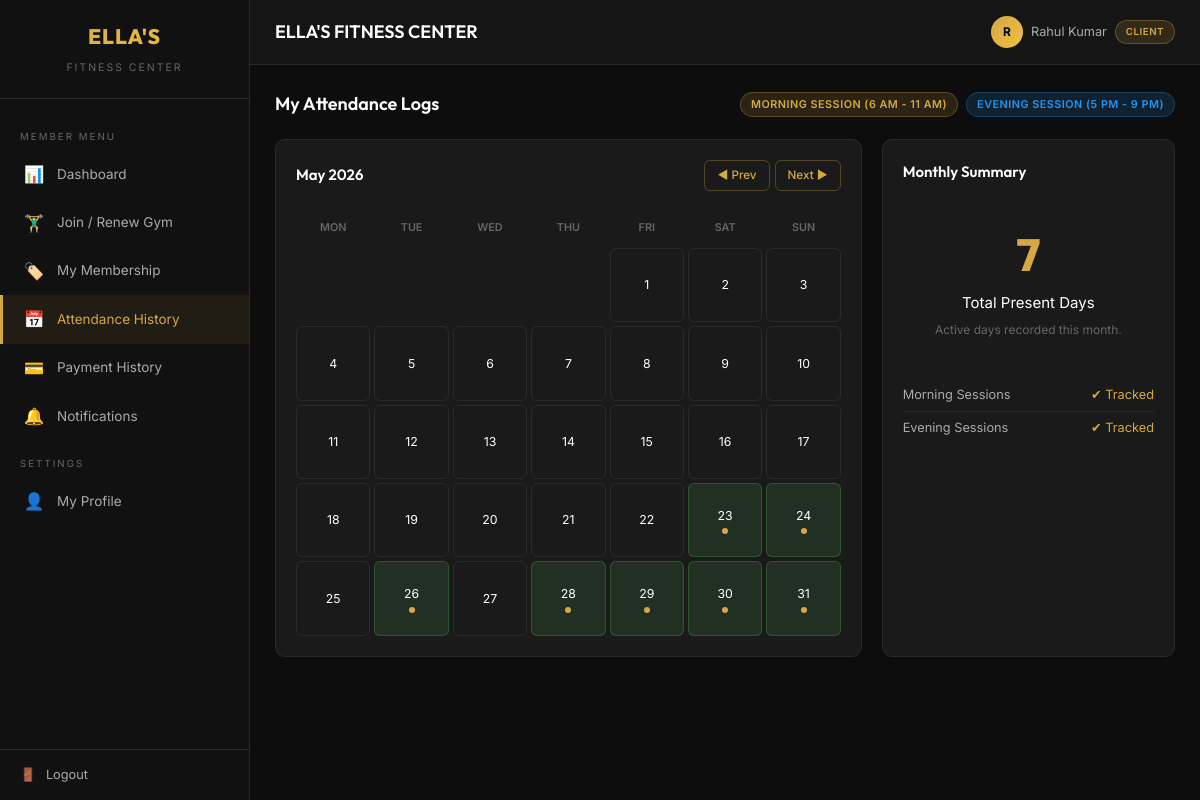
Screenshot of /attendance/my/?month=5&year=2026 (signed in) with the database file from the repository.
### accounts/models.py (models this page shows, shortened)
class User(AbstractUser):
    ROLE_CHOICES = [
        ('CLIENT', 'Client'),
        ('ADMIN', 'Admin'),
    ]
    role = models.CharField(max_length=10, choices=ROLE_CHOICES, default='CLIENT')
    phone = models.CharField(max_length=15, blank=True)
    address = models.TextField(blank=True)
    date_of_birth = models.DateField(null=True, blank=True)
    emergency_contact = models.CharField(max_length=15, blank=True)
    @property
    def is_admin_user(self):
        return self.role == 'ADMIN'
    @property
    def is_client(self):
        return self.role == 'CLIENT'

### attendance/views.py (the view)
# urls.py: path('my/', views.client_attendance, name='client_attendance'),
@client_required
def client_attendance(request):
    today = timezone.now().date()
    month = int(request.GET.get('month', today.month))
    year = int(request.GET.get('year', today.year))
    attendances = Attendance.objects.filter(
        user=request.user,
        date__month=month,
        date__year=year,
    ).order_by('date')
    import calendar
    cal = calendar.monthcalendar(year, month)
    month_name = calendar.month_name[month]
    attendance_map = {}
    for att in attendances:
        attendance_map[att.date.day] = att
    total_present = attendances.filter(
        Q(morning_present=True) | Q(evening_present=True)
    ).count()
    context = {
        'calendar': cal,
        'month': month,
        'year': year,
        'month_name': month_name,
        'attendance_map': attendance_map,
        'total_present': total_present,
        'total_days': len([d for week in cal for d in week if d != 0]),
        'today': today,
    }
    return render(request, 'attendance/client_view.html', context)

### attendance/templatetags/attendance_tags.py (called while the page is built)
@register.simple_tag
def filter_day_attendance(attendance_map, day):
    return attendance_map.get(day)

### templates/attendance/client_view.html (shortened to what this page needs)
{% extends 'dashboard_base.html' %}
{% load static %}
{% load attendance_tags %}
{% block content %}
<div class="section-header">
    <h2>My Attendance Logs</h2>
    <div style="display: flex; gap: 8px; align-items: center;">
        <span class="badge badge-gold" style="font-size: 0.72rem;">Morning Session (6 AM - 11 AM)</span>
        <span class="badge badge-test" style="font-size: 0.72rem;">Evening Session (5 PM - 9 PM)</span>
    </div>
</div>
<div class="grid-2" style="grid-template-columns: 2fr 1fr; gap: 20px;">
    <div class="card">
        <div class="card-header" style="margin-bottom: 20px;">
            <h3 class="card-title">{{ month_name }} {{ year }}</h3>
            <div style="display: flex; gap: 5px;">
                {% if month == 1 %}
                    <a href="?month=12&year={{ year|add:-1 }}" class="btn btn-outline btn-sm">◀ Prev</a>
                {% else %}
                    <a href="?month={{ month|add:-1 }}&year={{ year }}" class="btn btn-outline btn-sm">◀ Prev</a>
                {% endif %}
                {% if month == 12 %}
                    <a href="?month=1&year={{ year|add:1 }}" class="btn btn-outline btn-sm">Next ▶</a>
                {% else %}
                    <a href="?month={{ month|add:1 }}&year={{ year }}" class="btn btn-outline btn-sm">Next ▶</a>
                {% endif %}
            </div>
        </div>
        <div class="calendar-grid">
            <div class="calendar-header">Mon</div>
            <div class="calendar-header">Tue</div>
            <div class="calendar-header">Wed</div>
            <div class="calendar-header">Thu</div>
            <div class="calendar-header">Fri</div>
            <div class="calendar-header">Sat</div>
            <div class="calendar-header">Sun</div>
            {% for week in calendar %}
                {% for day in week %}
                    {% if day == 0 %}
                        <div class="calendar-day empty"></div>
                    {% else %}
                        {% filter_day_attendance attendance_map day as att %}
                        <div class="calendar-day {% if day == today.day and month == today.month and year == today.year %}today{% endif %} {% if att %}present{% endif %}">
                            <span>{{ day }}</span>
                            {% if att %}
                                <div class="sessions">
                                    {% if att.morning_present %}
                                        <div class="dot morning" title="Morning Session"></div>
                                    {% endif %}
                                </div>
                            {% endif %}
                        </div>
                    {% endif %}
                {% endfor %}
            {% endfor %}
        </div>
    </div>
    <div class="card">
        <div class="card-header">
            <h3 class="card-title">Monthly Summary</h3>
        </div>
        <div style="text-align: center; padding: 20px 0;">
            <div style="font-size: 3rem; font-weight: 800; color: var(--gold); font-family: var(--font-heading);">
                {{ total_present }}
            </div>
            <p class="text-secondary">Total Present Days</p>
            <p class="text-muted" style="font-size: 0.8rem; margin-top: 5px;">Active days recorded this month.</p>
        </div>
        <div class="membership-info mt-20">
            <div class="detail-row">
                <span class="label">Morning Sessions</span>
                <span class="text-gold">✔ Tracked</span>
            </div>
            <div class="detail-row" style="border-bottom: none;">
                <span class="label">Evening Sessions</span>
                <span class="text-gold">✔ Tracked</span>
            </div>
        </div>
    </div>
</div>
{% endblock %}

### templates/components/header.html (shortened to what this page needs)
<div class="header">
    <div class="header-left">
        <h1>{% block header_title %}ELLA'S FITNESS CENTER{% endblock %}</h1>
    </div>
    <div class="header-right">
        <div class="header-user">
            <div class="avatar">
                {{ user.first_name|slice:":1"|upper|default:user.username|slice:":1"|upper }}
            </div>
            <span>{{ user.get_full_name|default:user.username }}</span>
            <span class="badge badge-gold" style="font-size: 0.65rem;">{{ user.get_role_display }}</span>
        </div>
    </div>
</div>

### rows the page displays
User: first_name "R", get_full_name "Rahul Kumar", role "CLIENT"

### other values shown
{{ month_name }} "May"
{{ year }} "2026"
{{ day }} "1" "2" "3" "4" "5" "6" "7" "8" "9" "10" "11" "12" "13" "14" "15" "16" "17" "18" "19" "20" "21" "22" "23" "24" "25" "26" "27" "28" "29" "30" "31"
{{ total_present }} "7"
